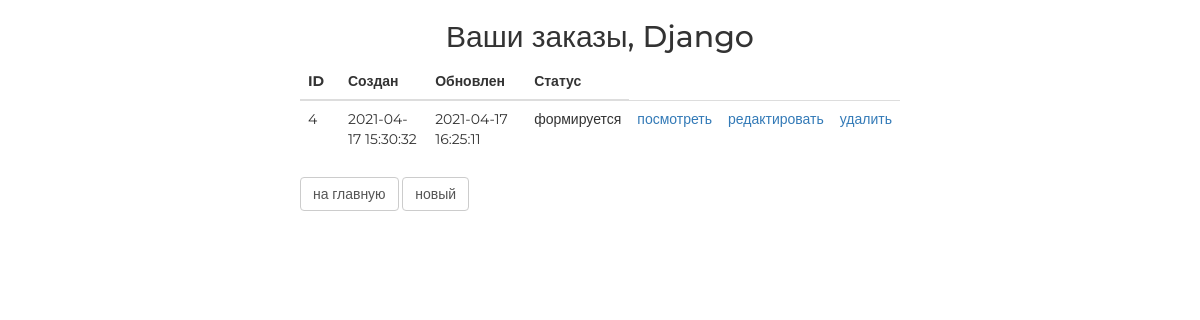
Before: /order/ (signed in) with the older database file.
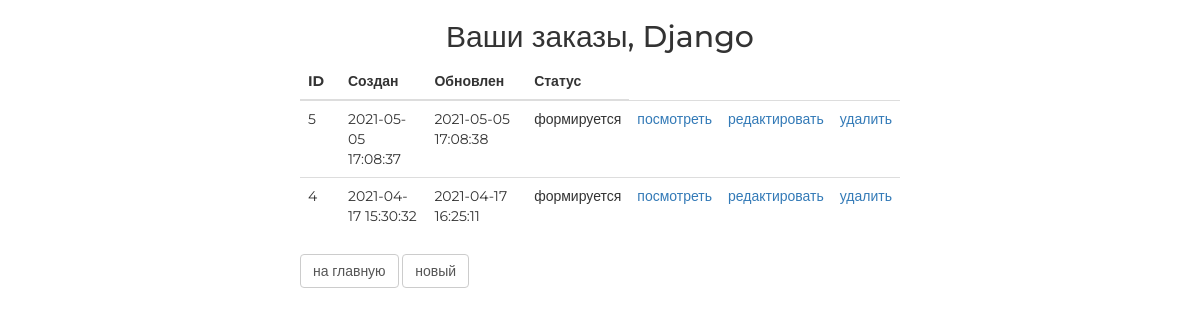
After: the same page with the newer database file.
### ordersapp/models.py (models this page shows, shortened)
class Order(models.Model):
    FORMING = 'FM'
    SENT_TO_PROCEED = 'STP'
    PROCEEDED = 'PRD'
    PAID = 'PD'
    READY = 'RDY'
    CANCEL = 'CNC'
    ORDER_STATUS_CHOICES = (
        (FORMING, 'формируется'),
        (SENT_TO_PROCEED, 'отправлен в обработку'),
        (PAID, 'оплачен'),
        (PROCEEDED, 'обрабатывается'),
        (READY, 'готов к выдаче'),
        (CANCEL, 'отменен'),
    )
    user = models.ForeignKey(settings.AUTH_USER_MODEL, on_delete=models.CASCADE)
    created = models.DateTimeField(verbose_name='создан', auto_now_add=True)
    updated = models.DateTimeField(verbose_name='изменён', auto_now=True)
    status = models.CharField(verbose_name='статус', max_length=3, choices=ORDER_STATUS_CHOICES, default=FORMING)
    is_active = models.BooleanField(db_index=True, verbose_name='активен', default=True)
    class Meta:
        ordering = ('-created',)
        verbose_name = 'заказ'
        verbose_name_plural = 'заказы'

### ordersapp/views.py (the view)
# urls.py: path('', ordersapp.OrderListView.as_view(), name='orders_list'),
class OrderListView(ListView):
    model = Order
    def get_queryset(self):
        return Order.objects.filter(user=self.request.user).select_related()

### basketapp/models.py (called while the page is built)
    @staticmethod
    def get_items(user):
        return user.basket.select_related().order_by('product__category')

### mainapp/context_processors.py (called while the page is built)
def basket(request):
    basket_list = []
    if request.user.is_authenticated:
        basket_list = Basket.get_items(request.user)
    return {
        'basket': basket_list
    }

### ordersapp/templates/ordersapp/order_list.html
{% extends 'ordersapp/base.html' %}
{% load static %}
{% block content %}
    <div class="h2 text-center head">
        Ваши заказы,
        {% if user.first_name %}
            {{ user.first_name|title }}
        {% else %}
            Пользователь
        {% endif %}
    </div>
    <table class="table orders_list">
        <thead>
        <tr>
            <th>ID</th>
            <th>Создан</th>
            <th>Обновлен</th>
            <th>Статус</th>
        </tr>
        </thead>
        <tbody>
        {% for item in object_list %}
            {% if item.is_active %}
                <tr>
                    <td class="td1 orders_list">{{ item.pk }}</td>
                    <td>{{ item.created|date:"Y-m-d H:i:s" }}</td>
                    <td>{{ item.updated|date:"Y-m-d H:i:s" }}</td>
                    <td>{{ item.get_status_display }}</td>
                    <td>
                        <a href="{% url 'ordersapp:orders_detail' item.pk %}">
                            посмотреть
                        </a>
                    </td>
                    <td>
                        {% if item.status == 'FM' %}
                            <a href="{% url 'ordersapp:orders_update' item.pk %}">
                                редактировать
                            </a>
                        {% endif %}
                    </td>
                    <td>
                        {% if item.status == 'FM' %}
                            <a href="{% url 'ordersapp:orders_delete' item.pk %}">
                                удалить
                            </a>
                        {% endif %}
                    </td>
                </tr>
            {% endif %}
        {% endfor %}
        </tbody>
    </table>
    <button class="btn btn-default btn-round">
        <a href="{% url 'main' %}">
            на главную
        </a>
    </button>
    <button class="btn btn-default btn-round">
        <a href="{% url 'ordersapp:orders_create' %}">
            новый
        </a>
    </button>
{% endblock %}

Changed rows visible on the page:
added Order: pk "5", created "2021-05-05 17:08:37", updated "2021-05-05 17:08:38", status "формируется", shows "редактировать", shows "удалить"
